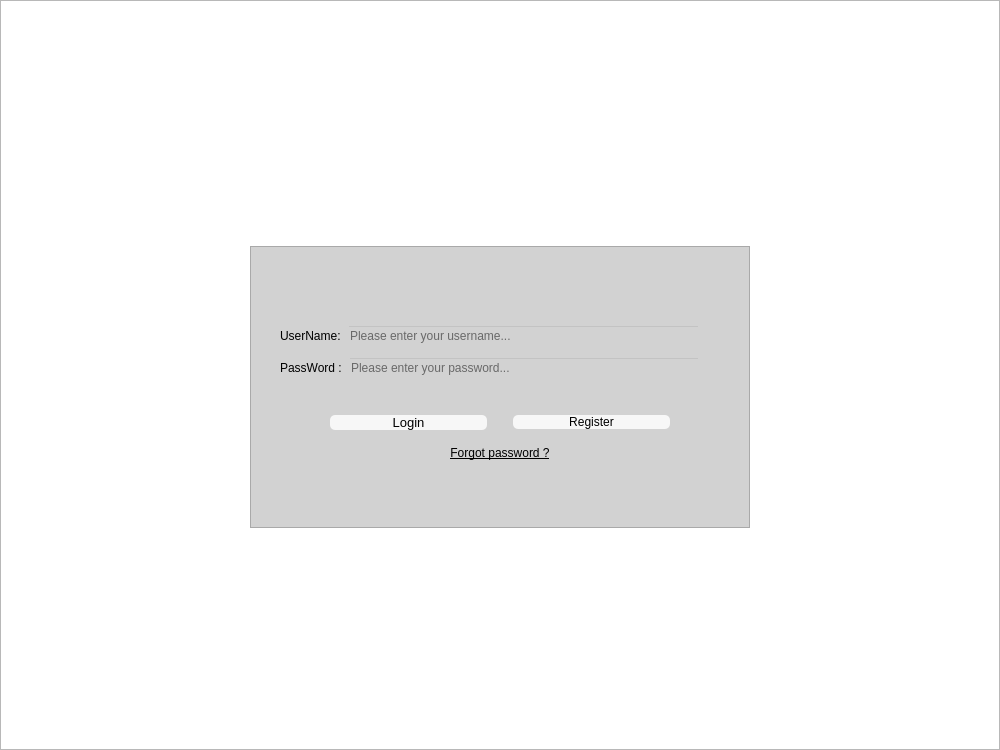
<?xml version="1.0" encoding="UTF-8"?>
<ui version="4.0">
 <class>Login</class>
 <widget class="QWidget" name="Login">
  <property name="geometry">
   <rect>
    <x>0</x>
    <y>0</y>
    <width>1000</width>
    <height>750</height>
   </rect>
  </property>
  <property name="windowTitle">
   <string>Login Windows</string>
  </property>
  <property name="styleSheet">
   <string notr="true">*{
	
}
QWidget#Login{
	background-color: rgb(255, 255, 255);
}
QFrame#frame{
	border-image: url(:/audi43.png);
}
#frame_2{
	background-color: rgba(160, 160, 160, 120);
}

QLineEdit{
	background-color:rgba(255,255,255,0);
	font: 11pt &quot;Microsoft YaHei UI&quot;;
}

QPushButton{
	border-radius:5px;
	background-color:rgba(255,255,255,210);
	font: 10pt &quot;Microsoft YaHei UI&quot;;
}

QLabel{
	font: 16pt &quot;Microsoft Uighur&quot;;
}

QPushButton:hover{ /*悬停*/
	background-color:rgb(255, 255, 127)
}

QPushButton:pressed{ /*点击*/
	background-color:rgb(255, 255, 0)
}</string>
  </property>
  <layout class="QGridLayout" name="gridLayout">
   <property name="leftMargin">
    <number>0</number>
   </property>
   <property name="topMargin">
    <number>0</number>
   </property>
   <property name="rightMargin">
    <number>0</number>
   </property>
   <property name="bottomMargin">
    <number>0</number>
   </property>
   <item row="0" column="0">
    <widget class="QFrame" name="frame">
     <property name="styleSheet">
      <string notr="true"/>
     </property>
     <property name="frameShape">
      <enum>QFrame::StyledPanel</enum>
     </property>
     <property name="frameShadow">
      <enum>QFrame::Raised</enum>
     </property>
     <layout class="QGridLayout" name="gridLayout_4">
      <item row="4" column="2">
       <spacer name="horizontalSpacer">
        <property name="orientation">
         <enum>Qt::Horizontal</enum>
        </property>
        <property name="sizeHint" stdset="0">
         <size>
          <width>40</width>
          <height>20</height>
         </size>
        </property>
       </spacer>
      </item>
      <item row="4" column="1">
       <widget class="QFrame" name="frame_2">
        <property name="sizePolicy">
         <sizepolicy hsizetype="Expanding" vsizetype="Expanding">
          <horstretch>0</horstretch>
          <verstretch>0</verstretch>
         </sizepolicy>
        </property>
        <property name="minimumSize">
         <size>
          <width>500</width>
          <height>282</height>
         </size>
        </property>
        <property name="styleSheet">
         <string notr="true"/>
        </property>
        <property name="frameShape">
         <enum>QFrame::StyledPanel</enum>
        </property>
        <property name="frameShadow">
         <enum>QFrame::Raised</enum>
        </property>
        <layout class="QGridLayout" name="gridLayout_3">
         <item row="1" column="0">
          <layout class="QGridLayout" name="gridLayout_2">
           <property name="leftMargin">
            <number>20</number>
           </property>
           <property name="rightMargin">
            <number>20</number>
           </property>
           <item row="3" column="0">
            <layout class="QHBoxLayout" name="horizontalLayout_3">
             <property name="spacing">
              <number>26</number>
             </property>
             <property name="leftMargin">
              <number>50</number>
             </property>
             <property name="topMargin">
              <number>10</number>
             </property>
             <property name="rightMargin">
              <number>50</number>
             </property>
             <property name="bottomMargin">
              <number>10</number>
             </property>
             <item>
              <widget class="QPushButton" name="pushButton">
               <property name="font">
                <font>
                 <family>Microsoft YaHei UI</family>
                 <pointsize>10</pointsize>
                 <italic>false</italic>
                 <bold>false</bold>
                </font>
               </property>
               <property name="text">
                <string>   Login   </string>
               </property>
              </widget>
             </item>
             <item>
              <widget class="QPushButton" name="pushButton_2">
               <property name="minimumSize">
                <size>
                 <width>0</width>
                 <height>0</height>
                </size>
               </property>
               <property name="text">
                <string>   Register   </string>
               </property>
              </widget>
             </item>
            </layout>
           </item>
           <item row="1" column="0">
            <layout class="QHBoxLayout" name="horizontalLayout_2">
             <property name="topMargin">
              <number>2</number>
             </property>
             <property name="rightMargin">
              <number>20</number>
             </property>
             <property name="bottomMargin">
              <number>20</number>
             </property>
             <item>
              <widget class="QLabel" name="label_2">
               <property name="text">
                <string>PassWord :</string>
               </property>
              </widget>
             </item>
             <item>
              <widget class="QLineEdit" name="lineEdit_2">
               <property name="echoMode">
                <enum>QLineEdit::Password</enum>
               </property>
               <property name="placeholderText">
                <string>Please enter your password...</string>
               </property>
              </widget>
             </item>
            </layout>
           </item>
           <item row="0" column="0">
            <layout class="QHBoxLayout" name="horizontalLayout">
             <property name="leftMargin">
              <number>0</number>
             </property>
             <property name="topMargin">
              <number>10</number>
             </property>
             <property name="rightMargin">
              <number>20</number>
             </property>
             <property name="bottomMargin">
              <number>2</number>
             </property>
             <item>
              <widget class="QLabel" name="label">
               <property name="text">
                <string>UserName:</string>
               </property>
              </widget>
             </item>
             <item>
              <widget class="QLineEdit" name="lineEdit">
               <property name="placeholderText">
                <string>Please enter your username...</string>
               </property>
              </widget>
             </item>
            </layout>
           </item>
           <item row="4" column="0">
            <widget class="QPushButton" name="pushButton_3">
             <property name="styleSheet">
              <string notr="true">/* 按钮透明，文字默认黑色 */
QPushButton {
    background-color: transparent;  /* 透明背景 */
    color: black;                   /* 默认字体颜色 */
    border: none;                   /* 去掉边框） */
	text-decoration: underline;
}

/* 鼠标悬停时，只改变字体颜色 */
QPushButton:hover {
    color: blue;                     /* 悬停时字体变色 */
}

QPushButton:pressed{ /*点击*/
	color: rgb(0, 0, 127);
}</string>
             </property>
             <property name="text">
              <string>Forgot password ?</string>
             </property>
            </widget>
           </item>
          </layout>
         </item>
         <item row="3" column="0">
          <spacer name="verticalSpacer_8">
           <property name="orientation">
            <enum>Qt::Vertical</enum>
           </property>
           <property name="sizeHint" stdset="0">
            <size>
             <width>20</width>
             <height>40</height>
            </size>
           </property>
          </spacer>
         </item>
         <item row="0" column="0">
          <spacer name="verticalSpacer_2">
           <property name="orientation">
            <enum>Qt::Vertical</enum>
           </property>
           <property name="sizeHint" stdset="0">
            <size>
             <width>20</width>
             <height>40</height>
            </size>
           </property>
          </spacer>
         </item>
        </layout>
       </widget>
      </item>
      <item row="2" column="1">
       <spacer name="verticalSpacer_3">
        <property name="orientation">
         <enum>Qt::Vertical</enum>
        </property>
        <property name="sizeHint" stdset="0">
         <size>
          <width>20</width>
          <height>40</height>
         </size>
        </property>
       </spacer>
      </item>
      <item row="0" column="1">
       <spacer name="verticalSpacer">
        <property name="orientation">
         <enum>Qt::Vertical</enum>
        </property>
        <property name="sizeHint" stdset="0">
         <size>
          <width>20</width>
          <height>40</height>
         </size>
        </property>
       </spacer>
      </item>
      <item row="1" column="1">
       <widget class="QLabel" name="label_3">
        <property name="font">
         <font>
          <family>方正舒体</family>
          <pointsize>48</pointsize>
          <italic>false</italic>
          <bold>false</bold>
         </font>
        </property>
        <property name="styleSheet">
         <string notr="true">font: 48pt &quot;方正舒体&quot;;
color: rgb(255, 255, 255);</string>
        </property>
        <property name="text">
         <string>Online_storage</string>
        </property>
       </widget>
      </item>
      <item row="6" column="1">
       <spacer name="verticalSpacer_6">
        <property name="orientation">
         <enum>Qt::Vertical</enum>
        </property>
        <property name="sizeHint" stdset="0">
         <size>
          <width>20</width>
          <height>40</height>
         </size>
        </property>
       </spacer>
      </item>
      <item row="7" column="1">
       <spacer name="verticalSpacer_4">
        <property name="orientation">
         <enum>Qt::Vertical</enum>
        </property>
        <property name="sizeHint" stdset="0">
         <size>
          <width>20</width>
          <height>40</height>
         </size>
        </property>
       </spacer>
      </item>
      <item row="4" column="0">
       <spacer name="horizontalSpacer_3">
        <property name="orientation">
         <enum>Qt::Horizontal</enum>
        </property>
        <property name="sizeHint" stdset="0">
         <size>
          <width>40</width>
          <height>20</height>
         </size>
        </property>
       </spacer>
      </item>
      <item row="5" column="1">
       <spacer name="verticalSpacer_5">
        <property name="orientation">
         <enum>Qt::Vertical</enum>
        </property>
        <property name="sizeHint" stdset="0">
         <size>
          <width>20</width>
          <height>40</height>
         </size>
        </property>
       </spacer>
      </item>
     </layout>
    </widget>
   </item>
  </layout>
 </widget>
 <resources/>
 <connections/>
</ui>
